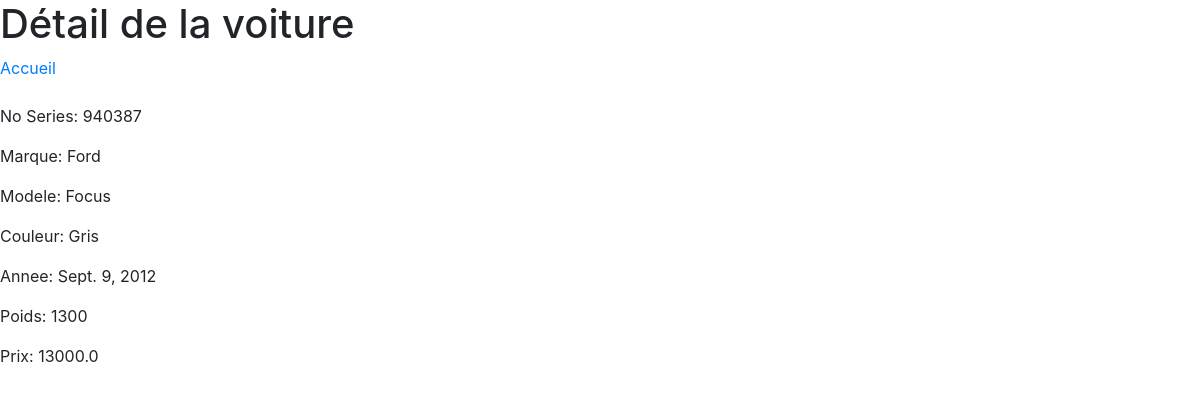
/magasin/voiture/9/, run on the app's committed database.
### magasin/models.py (models this page shows, shortened)
class Voiture(models.Model):
    no_serie = models.IntegerField(unique=True)
    marque = models.CharField(max_length=25)
    modele = models.CharField(max_length=25)
    COLOR_CHOICE = (
        ('Bl', 'Bleu'),
        ('Ro', 'Rouge'),
        ('Ja', 'Jaune'),
        ('No', 'Noir'),
        ('Blc', 'Blanc'),
        ('Gr', 'Gris'),
        ('Ve', 'Vert'),
    )
    couleur = models.CharField(max_length=4, choices=COLOR_CHOICE)
    annee = models.DateField()
    poids = models.IntegerField()
    prix = models.FloatField()

### magasin/views.py (the view)
# urls.py: path('voiture/<int:pk>/', VoitureDetail.as_view(), name='voiture-detail'),
class VoitureDetail(DetailView):
    model = Voiture
    fields = '__all__'

### magasin/templates/magasin/voiture_detail.html
{% extends "magasin/base.html" %}
{% block content %}
<h1>Détail de la voiture</h1>
<a href="/">Accueil</a>
<br><br>
<p>No Series: {{voiture.no_serie}}</p>
<p>Marque: {{voiture.marque}}</p>
<p>Modele: {{voiture.modele}}</p>
<p>Couleur: {{voiture.get_couleur_display}}</p>
<p>Annee: {{voiture.annee}}</p>
<p>Poids: {{voiture.poids}}</p>
<p>Prix: {{voiture.prix}}</p>
{% endblock content %}

### data on the page
Voiture: no_serie "940387", marque "Ford", modele "Focus", couleur "Gris", annee "Sept. 9, 2012", poids "1300", prix "13000.0"
